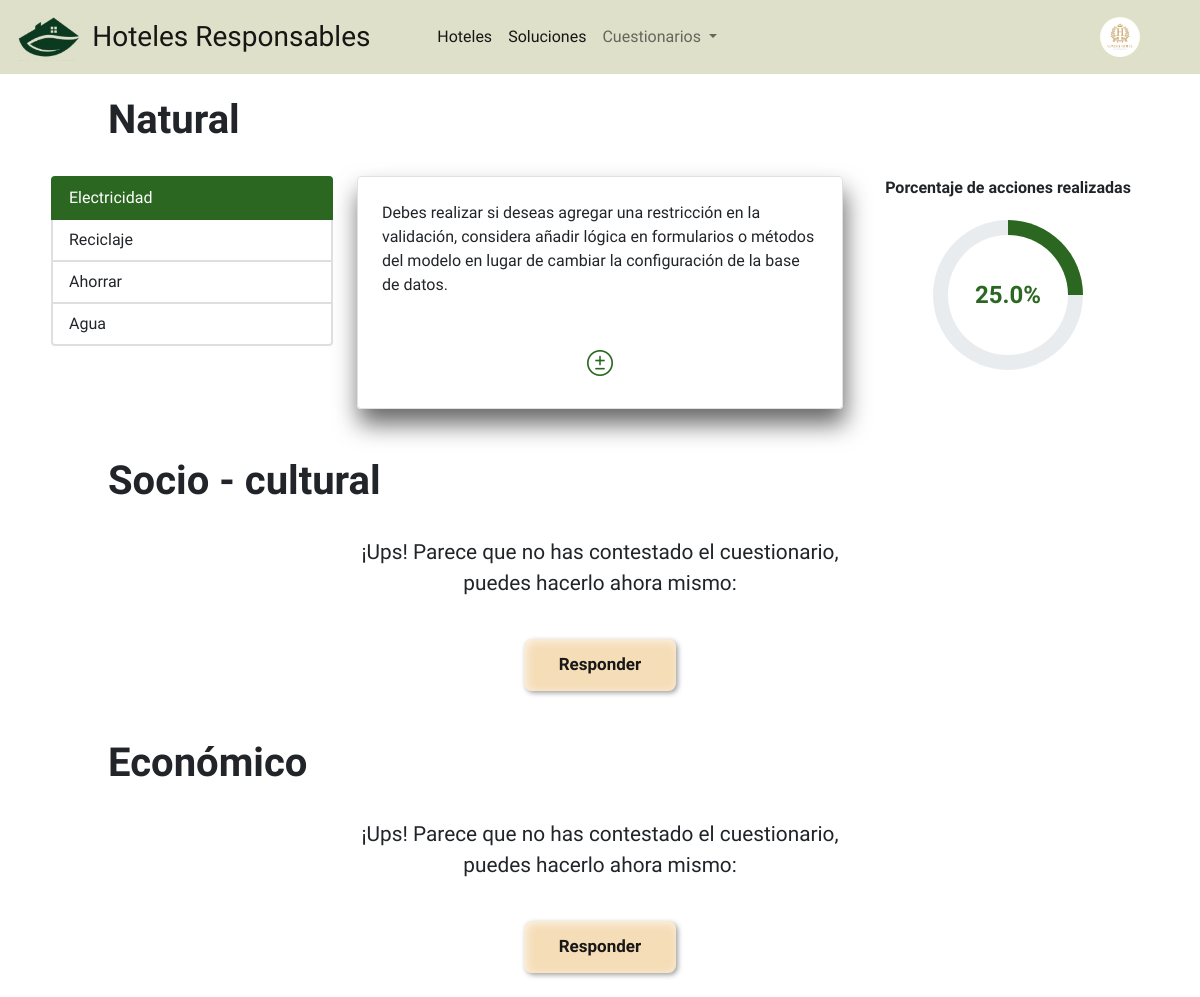
The app's page /cuestionarios/soluciones/ (signed in), older data.
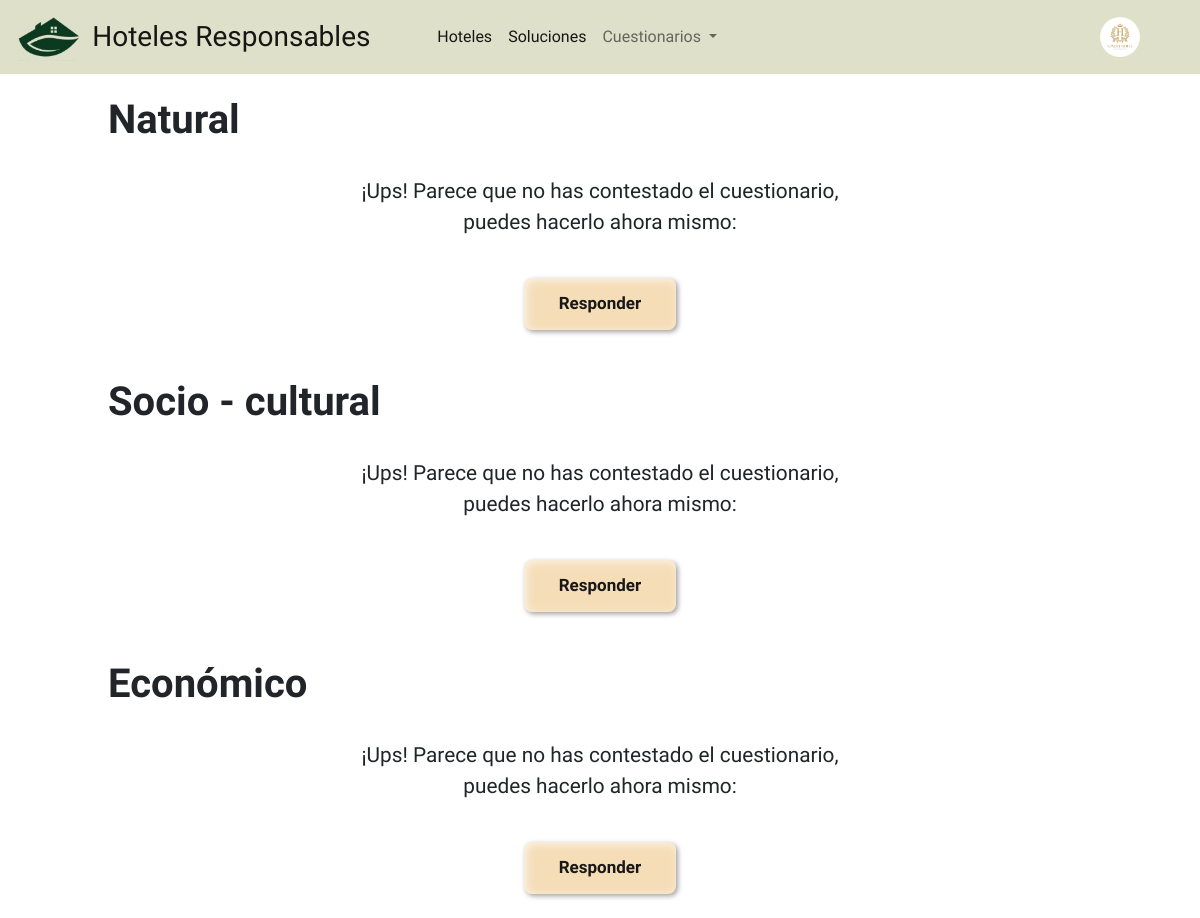
The same page, newer data.
### surveys/models.py (models this page shows, shortened)
class Applied_solutions(models.Model):
    user = models.ForeignKey(User, on_delete=models.CASCADE, related_name='user_solutionsApplied')
    solution = models.ForeignKey(Solutions, on_delete=models.CASCADE, related_name='solutions_applied')
    applied = models.BooleanField(default=False)
    evidence = models.ImageField(upload_to=custom_upload_to, null=True, blank=True)
    class Meta:
        verbose_name = "solución aplicada"
        verbose_name_plural = "soluciones aplicadas"

class Solutions(models.Model):
    survey = models.ForeignKey(Survey, on_delete=models.CASCADE, related_name='solutions')
    title_solution = models.TextField(max_length=100, null=True, blank=True, default="Título predeterminado")
    text = models.TextField()
    score_min = models.DecimalField(max_digits=10, decimal_places=2, null=True, blank=True)
    score_max = models.DecimalField(max_digits=10, decimal_places=2, null=True, blank=True)
    class Meta:
        verbose_name = "solución"
        verbose_name_plural = "soluciones"

### surveys/views.py (the view, shortened to what this page needs)
# urls.py: path('soluciones/', views.Solutions_view.as_view(), name="solutions"),
class Solutions_view(LoginRequiredMixin, View):
    def get(self, request):
        context = self.get_solutions(request)
        return render(request, 'surveys/solutions.html', context=context)
    def get_solutions(self, request):
        solutions_natural = Applied_solutions.objects.filter(
            user=request.user,
            solution__survey_id=1
        )
        solutions_naturalApplied = Applied_solutions.objects.filter(
            user_id=request.user,
            solution__survey_id = 1,
            applied=True
        )
        percentage_natural = self.calculate_percentage(solutions_naturalApplied, solutions_natural)
        solutions_socio = Applied_solutions.objects.filter(
            user=request.user,
            solution__survey_id=2
        )
        solutions_socioApplied = Applied_solutions.objects.filter(
            user_id=request.user,
            solution__survey_id = 2,
            applied=True
        )
        percentage_socio = self.calculate_percentage(solutions_socioApplied, solutions_socio)
        solutions_eco = Applied_solutions.objects.filter(
            user=request.user,
            solution__survey_id=3
        )
        solutions_ecoApplied = Applied_solutions.objects.filter(
            user_id=request.user,
            solution__survey_id = 3,
            applied=True
        )
        percentage_eco = self.calculate_percentage(solutions_ecoApplied, solutions_eco)
        context = {
            'Natural': solutions_natural,
            'Eco': solutions_socio,
            'Socio': solutions_eco,
            'percentage_natural': percentage_natural,
            'percentage_socio': percentage_socio,
            'percentage_eco': percentage_eco
            }
        return context
    def calculate_percentage(self, value1, value2):
        if len(value1) > 0:
            percentage = (len(value1)/len(value2)) * 100
        else:
            percentage = 0
        return percentage

### surveys/templates/surveys/solutions.html (shortened to what the changed rows need)
{% extends 'core/base.html' %}
{% load static %}
{%block content%}
    <div class="row mt-3 mb-4" style="margin-left: 6rem;">
        <div class="col-3">
            <h1><b>Natural</b></h1>
        </div>
    </div>
    {% if Natural %}
        <div class="row justify-content-center mt-2 mb-4">
            <div class="col-3">
                <div class="list-group" id="list-tab" role="tablist">
                    {% for applied_solution in Natural %}
                        <a class="list-group-item list-group-item-action {% if forloop.first %}active{% endif %}"
                        id="list-{{ applied_solution.id }}-list"
                        data-bs-toggle="list"
                        href="#list-{{ applied_solution.id }}"
                        role="tab"
                        aria-controls="list-{{ applied_solution.id }}">
                            {{ applied_solution.solution.title_solution }}
                        </a>
                    {% endfor %}
                </div>
            </div>
            <div class="col-5 d-flex">
                <div class="tab-content border p-4 rounded flex-fill custom-shadow" id="nav-tabContent">
                    {% for applied_solution in Natural %}
                        <div class="tab-pane fade {% if forloop.first %}show active{% endif %}"
                            id="list-{{ applied_solution.id }}"
                            role="tabpanel"
                            aria-labelledby="list-{{ applied_solution.id }}-list">
                            {{ applied_solution.solution.text }}
                            <div class="row justify-content-center mt-5">
                                <div class="col-3 d-flex justify-content-center align-items-center">
                                    <a href="#"
                                        data-bs-toggle="modal"
                                        data-bs-target="#staticBackdrop-{{ applied_solution.id }}"
                                        title="Realicé la acción"
                                        class="add-evidence">
                                        <i class="bi bi-exposure" style="font-size: 26px; color: #2B6721; cursor: pointer;"></i>
                                    </a>
                                </div>
                            </div>
                        </div>
                    {% endfor %}
                </div>
            </div>
            <div class="col-3 text-center">
                <b>Porcentaje de acciones realizadas</b>
                <div
                class="progress-circle"
                style="--progress-value: {{ percentage_natural }};">
                    <span>{{ percentage_natural }}%</span>
                </div>
            </div>
        </div>
    {% else %}
        <div class="row justify-content-center mt-2 mb-4">
            <div class="col-5 text-center" style="font-size: 1.3rem;">
                ¡Ups! Parece que no has contestado el cuestionario, puedes hacerlo ahora mismo:
                <br>
                <a href="{% url 'surveys:socio-cultural_survey' %}" style="text-decoration: none;">
                    <button style="margin-top: 2.5rem;" class="button-survey">
                        Responder
                    </button>
                </a>
            </div>
        </div>
    {% endif %}
    <div class="row mt-5 mb-4" style="margin-left: 6rem;">
        <div class="col-6">
            <h1><b>Socio - cultural</b></h1>
        </div>
    </div>
    <div class="row mt-5 mb-4" style="margin-left: 6rem;">
        <div class="col-6">
            <h1><b>Económico</b></h1>
        </div>
    </div>
{% endblock %}

Row changes from the older to the newer data that the page shows:
removed Applied_solutions: solution.title_solution "Electricidad", solution.text "Debes realizar si deseas agregar una restricción en la validación, considera añadir lógica en formularios o métodos del modelo en lugar de cambiar la configuración de la base de datos."
removed Applied_solutions: solution.title_solution "Reciclaje", shown under "Natural"
removed Applied_solutions: solution.title_solution "Ahorrar", shown under "Natural"
removed Applied_solutions: solution.title_solution "Agua", shown under "Natural"
Text that changed along with them:
{{ percentage_natural }}: "25.0" → (not shown)
text no longer shown: "Porcentaje de acciones realizadas %"
text now shown: "¡Ups! Parece que no has contestado el cuestionario, puedes hacerlo ahora mismo: Responder"
